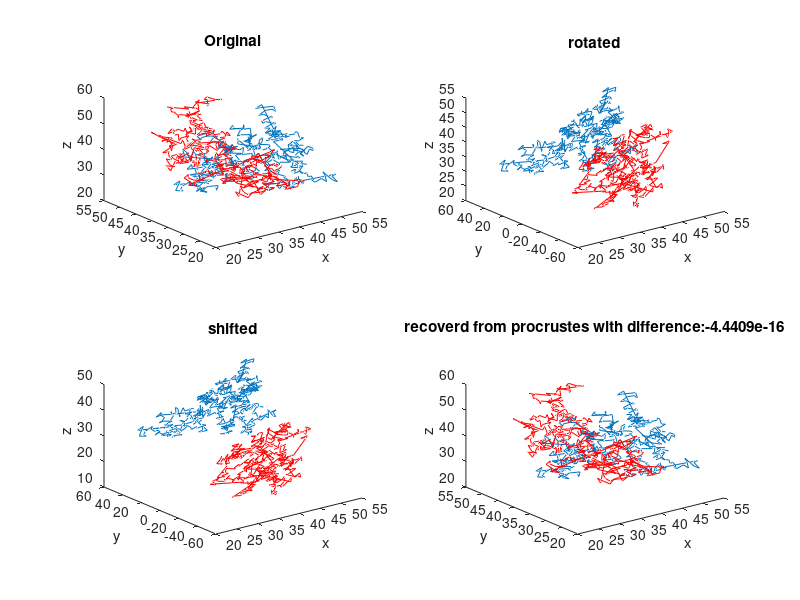

This figure's MATLAB source:
clear all
clc
close all
% points = 0:pi/50:10*pi;
% coords(:,3)=points(1:500);
% coords(:,1) = sin(coords(:,3));
% coords(:,2) = cos(coords(:,3));

load Protein;
points = Protein;
totalPoints=1000;
coords=points(1:totalPoints,:);
% load example1
% points=example1;
% totalPoints=500;
% coords=points(1:totalPoints,:);


pointsAlign=20;

half=((totalPoints+pointsAlign)/2);
firstHalf=coords(1:half,:);
secondHalf=coords(size(firstHalf,1)-pointsAlign+1:end,:);
% figure;
subplot(2,2,1);
plot3(firstHalf(:,1),firstHalf(:,2),firstHalf(:,3));
hold on
plot3(secondHalf(:,1),secondHalf(:,2),secondHalf(:,3),'r');
hold off
title('Original')
xlabel('x')
ylabel('y')
zlabel('z')



R=rotx(90);
secondHalf=R*secondHalf';
secondHalf=secondHalf';
subplot(2,2,2);
% figure;
plot3(firstHalf(:,1),firstHalf(:,2),firstHalf(:,3));
hold on
plot3(secondHalf(:,1),secondHalf(:,2),secondHalf(:,3),'r');
title('rotated')
hold off
xlabel('x')
ylabel('y')
zlabel('z')


Z=zeros(size(secondHalf));
Z(:,3)=10;
secondHalf=secondHalf-Z;
subplot(2,2,3);
%figure;
plot3(firstHalf(:,1),firstHalf(:,2),firstHalf(:,3));
hold on
plot3(secondHalf(:,1),secondHalf(:,2),secondHalf(:,3),'r');
title('shifted')
hold off
xlabel('x')
ylabel('y')
zlabel('z')


[d,Z,transform] = procrustes(firstHalf(half-pointsAlign+1:half,:),secondHalf(1:pointsAlign,:));
c = transform.c;
T = transform.T;
b = transform.b;

secondHalfRecover = secondHalf*T+repmat(c(1,:),size(secondHalf,1),1) ;
    

subplot(2,2,4);
%figure;
plot3(firstHalf(:,1),firstHalf(:,2),firstHalf(:,3));
hold on
plot3(secondHalfRecover(:,1),secondHalfRecover(:,2),secondHalfRecover(:,3),'r');
hold off
title(strcat('recoverd from procrustes with difference:',num2str(d)))
xlabel('x')
ylabel('y')
zlabel('z')








